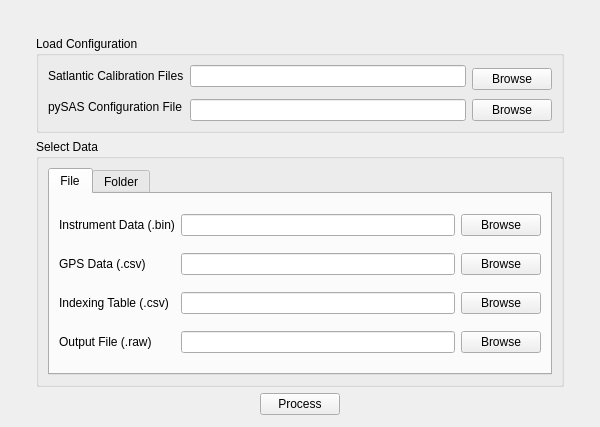
<?xml version="1.0" encoding="UTF-8"?>
<ui version="4.0">
 <class>QMainWindow</class>
 <widget class="QMainWindow" name="QMainWindow">
  <property name="geometry">
   <rect>
    <x>0</x>
    <y>0</y>
    <width>600</width>
    <height>427</height>
   </rect>
  </property>
  <property name="windowTitle">
   <string>prepSAS</string>
  </property>
  <widget class="QWidget" name="centralwidget">
   <layout class="QVBoxLayout" name="verticalLayout">
    <property name="leftMargin">
     <number>36</number>
    </property>
    <property name="topMargin">
     <number>36</number>
    </property>
    <property name="rightMargin">
     <number>36</number>
    </property>
    <property name="bottomMargin">
     <number>12</number>
    </property>
    <item>
     <widget class="QGroupBox" name="groupBox">
      <property name="title">
       <string>Load Configuration</string>
      </property>
      <layout class="QGridLayout" name="gridLayout">
       <item row="0" column="1">
        <widget class="QLineEdit" name="line_cal"/>
       </item>
       <item row="0" column="0">
        <widget class="QLabel" name="label">
         <property name="text">
          <string>Satlantic Calibration Files</string>
         </property>
        </widget>
       </item>
       <item row="1" column="0" rowspan="2">
        <widget class="QLabel" name="label_2">
         <property name="text">
          <string>pySAS Configuration File</string>
         </property>
        </widget>
       </item>
       <item row="2" column="1">
        <widget class="QLineEdit" name="line_ini"/>
       </item>
       <item row="2" column="2">
        <widget class="QPushButton" name="btn_ini">
         <property name="text">
          <string>Browse</string>
         </property>
        </widget>
       </item>
       <item row="0" column="2" rowspan="2">
        <widget class="QPushButton" name="btn_cal">
         <property name="text">
          <string>Browse</string>
         </property>
        </widget>
       </item>
      </layout>
     </widget>
    </item>
    <item>
     <widget class="QGroupBox" name="groupBox_2">
      <property name="title">
       <string>Select Data</string>
      </property>
      <layout class="QHBoxLayout" name="horizontalLayout">
       <item>
        <widget class="QTabWidget" name="group_select_data">
         <property name="currentIndex">
          <number>0</number>
         </property>
         <widget class="QWidget" name="tab_file">
          <attribute name="title">
           <string>File</string>
          </attribute>
          <layout class="QGridLayout" name="gridLayout_3">
           <item row="1" column="1">
            <widget class="QLineEdit" name="line_file_gps"/>
           </item>
           <item row="0" column="1">
            <widget class="QLineEdit" name="line_file_sas"/>
           </item>
           <item row="2" column="0">
            <widget class="QLabel" name="label_5">
             <property name="text">
              <string>Indexing Table (.csv)</string>
             </property>
            </widget>
           </item>
           <item row="2" column="1">
            <widget class="QLineEdit" name="line_file_twr"/>
           </item>
           <item row="1" column="0">
            <widget class="QLabel" name="label_4">
             <property name="text">
              <string>GPS Data (.csv)</string>
             </property>
            </widget>
           </item>
           <item row="0" column="0">
            <widget class="QLabel" name="label_3">
             <property name="text">
              <string>Instrument Data (.bin)</string>
             </property>
            </widget>
           </item>
           <item row="0" column="2">
            <widget class="QPushButton" name="btn_file_sas">
             <property name="text">
              <string>Browse</string>
             </property>
            </widget>
           </item>
           <item row="1" column="2">
            <widget class="QPushButton" name="btn_file_gps">
             <property name="text">
              <string>Browse</string>
             </property>
            </widget>
           </item>
           <item row="2" column="2">
            <widget class="QPushButton" name="btn_file_twr">
             <property name="text">
              <string>Browse</string>
             </property>
            </widget>
           </item>
           <item row="3" column="0">
            <widget class="QLabel" name="label_8">
             <property name="text">
              <string>Output File (.raw)</string>
             </property>
            </widget>
           </item>
           <item row="3" column="1">
            <widget class="QLineEdit" name="line_file_out"/>
           </item>
           <item row="3" column="2">
            <widget class="QPushButton" name="btn_file_out">
             <property name="text">
              <string>Browse</string>
             </property>
            </widget>
           </item>
          </layout>
         </widget>
         <widget class="QWidget" name="tab_dir">
          <attribute name="title">
           <string>Folder</string>
          </attribute>
          <layout class="QGridLayout" name="gridLayout_4">
           <item row="0" column="0">
            <widget class="QLabel" name="label_6">
             <property name="text">
              <string>Input Directory</string>
             </property>
            </widget>
           </item>
           <item row="0" column="1">
            <widget class="QLineEdit" name="line_dir_in"/>
           </item>
           <item row="0" column="2">
            <widget class="QPushButton" name="btn_dir_in">
             <property name="text">
              <string>Browse</string>
             </property>
            </widget>
           </item>
           <item row="1" column="0">
            <widget class="QLabel" name="label_7">
             <property name="text">
              <string>Output Directory</string>
             </property>
            </widget>
           </item>
           <item row="1" column="1">
            <widget class="QLineEdit" name="line_dir_out"/>
           </item>
           <item row="1" column="2">
            <widget class="QPushButton" name="btn_dir_out">
             <property name="text">
              <string>Browse</string>
             </property>
            </widget>
           </item>
          </layout>
         </widget>
        </widget>
       </item>
      </layout>
     </widget>
    </item>
    <item>
     <layout class="QHBoxLayout" name="horizontalLayout_2">
      <item>
       <spacer name="horizontalSpacer_2">
        <property name="orientation">
         <enum>Qt::Horizontal</enum>
        </property>
        <property name="sizeHint" stdset="0">
         <size>
          <width>40</width>
          <height>20</height>
         </size>
        </property>
       </spacer>
      </item>
      <item>
       <widget class="QPushButton" name="btn_process">
        <property name="text">
         <string>Process</string>
        </property>
       </widget>
      </item>
      <item>
       <spacer name="horizontalSpacer">
        <property name="orientation">
         <enum>Qt::Horizontal</enum>
        </property>
        <property name="sizeHint" stdset="0">
         <size>
          <width>40</width>
          <height>20</height>
         </size>
        </property>
       </spacer>
      </item>
     </layout>
    </item>
   </layout>
  </widget>
 </widget>
 <tabstops>
  <tabstop>line_cal</tabstop>
  <tabstop>line_ini</tabstop>
  <tabstop>btn_cal</tabstop>
  <tabstop>btn_ini</tabstop>
  <tabstop>group_select_data</tabstop>
  <tabstop>line_file_sas</tabstop>
  <tabstop>line_file_gps</tabstop>
  <tabstop>line_file_twr</tabstop>
  <tabstop>line_file_out</tabstop>
  <tabstop>btn_file_sas</tabstop>
  <tabstop>btn_file_gps</tabstop>
  <tabstop>btn_file_twr</tabstop>
  <tabstop>btn_file_out</tabstop>
  <tabstop>line_dir_in</tabstop>
  <tabstop>line_dir_out</tabstop>
  <tabstop>btn_dir_in</tabstop>
  <tabstop>btn_dir_out</tabstop>
  <tabstop>btn_process</tabstop>
 </tabstops>
 <resources/>
 <connections/>
</ui>
